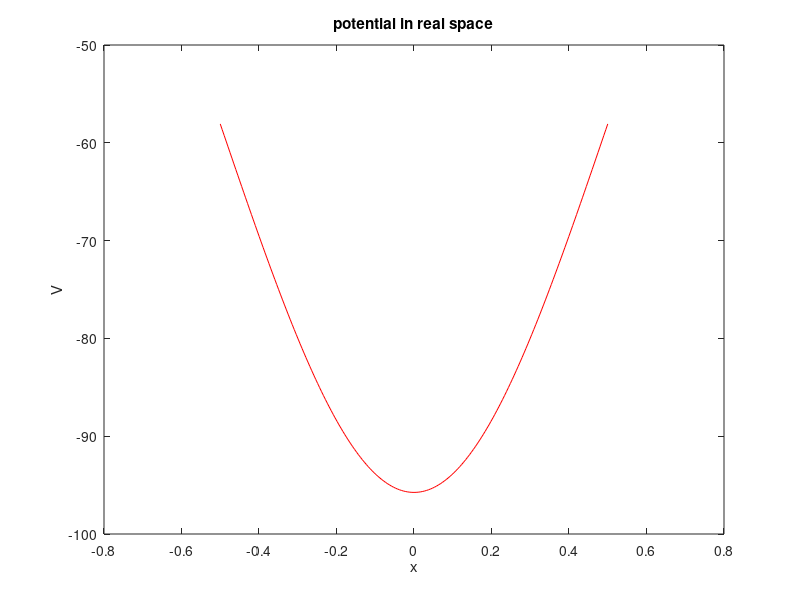
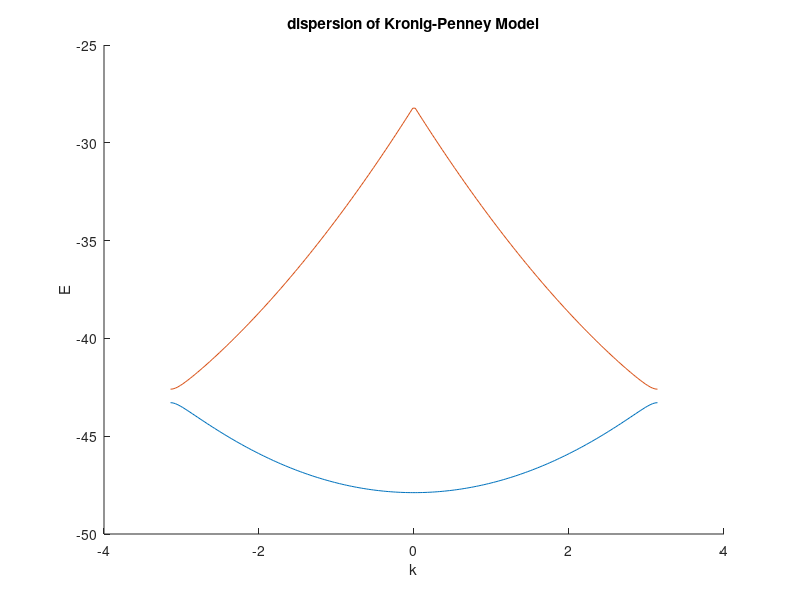
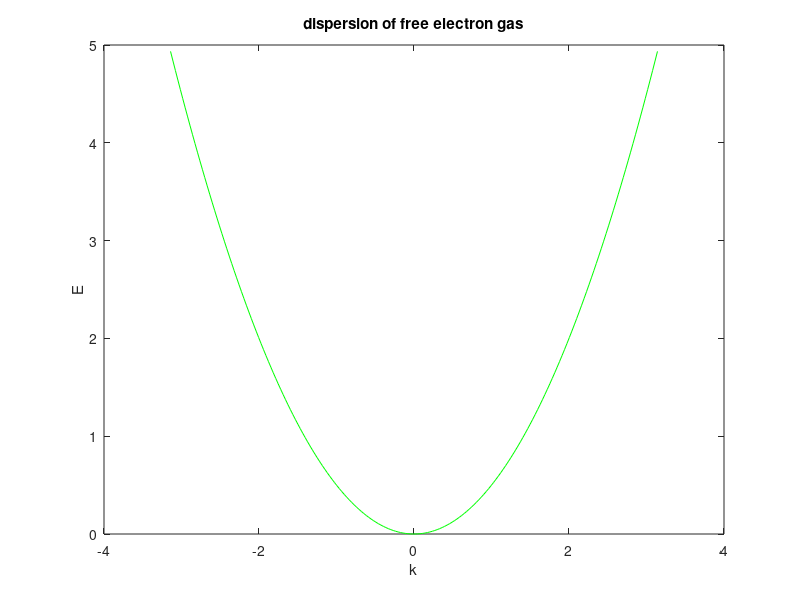

Here is the MATLAB script that generated these plots, in order:
clear all;
close all;

%% Lattice constant in atomic units
a = 1.0; 
%% So we're assuming a gaussian potential of the form V = Bexp(-px^2)
%% where B will be a negative number
%% Amplitude of the potential (must be negative)
B = -120.0;
%% Parameter in the gaussian potential
p = 2.0;
%% Normalize to B
C = B * sqrt(p/pi);
%% Create G vectors
gtop = 20;
gsize = 2*gtop + 1;
G = 2*pi/a * [-gtop:gtop]';
% gsize = 100;
% G = 2*pi/a * [0:gsize-1];
%% Create wavevectors and energies
nkpts = 200;
kpoints = linspace(-pi/a, pi/a, nkpts);
%% ground and excited states of KP
en = zeros(size(kpoints));
ex = zeros(size(kpoints));
%% free electron gas energies
enfe = zeros(size(kpoints));
%% ground state wavefunctions of KP
phis = zeros(gsize,nkpts);
%% Loop over wavevectors
it = 1;
for k = kpoints
    %% Create matrix to be diagonalized
    A = zeros(gsize,gsize);
    FE = zeros(gsize,gsize);
     for gi = 1:gsize
        for gj = 1:gi-1
            %% Calculate fourier transform of potential Vf(Gi - Gj)
            Vgij = (C/sqrt(2*p))*exp(-((G(gi) - G(gj)).^2)/(4*p));
            A(gi,gj) = Vgij;
            A(gj,gi) = Vgij;
        end
       A(gi,gi) = C/sqrt(2*p) + 0.5*(k + G(gi)).^2;
       FE(gi,gi) = 0.5*(k + G(gi)).^2;
     end

    %% Do diagonalization
    [tmp, energies] = eig(A);
    %% ground state energies and wavefunctions
    en(it) = energies(1,1);
    phis(:,it) = tmp(:,1);
    %% 1st excited states
    ex(it) = energies(2,2);
    %% free electron gas
    energies = eig(FE);
    enfe(it) = min(energies);
    it = it + 1;
end

%% Plot potential
nxpnts = nkpts;
xpoints = linspace(-a/2,a/2, nxpnts);
V = C*exp(-p*xpoints.^2);
figure()
plot(xpoints, V, 'r');
xlabel('x');
ylabel('V');
title('potential in real space');
%% Plot dispersion
figure()
hold on
plot(kpoints, en);
plot(kpoints, ex);
hold off
xlabel('k');
ylabel('E');
title('dispersion of Kronig-Penney Model');
figure()
plot(kpoints, enfe, 'g');
xlabel('k');
ylabel('E');
title('dispersion of free electron gas');
%% Debug a little bit
delx = xpoints(2) - xpoints(1);
normV = sum(V)*delx;



